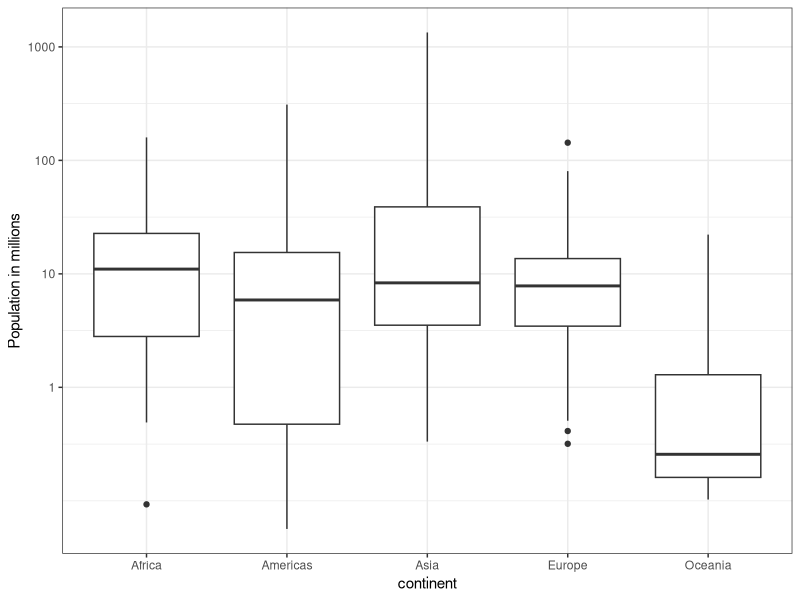

Source code (R):
## ---- chunk 1
    library(tidyverse)
    library(dslabs)
    ds_theme_set()
    data(gapminder)
    tab <- gapminder %>% filter(year == 2010) %>% group_by(continent) %>% select(continent, population)  
    tab %>% ggplot(aes(x=continent, y=population/10^6)) + 
      geom_boxplot() + 
      scale_y_continuous(trans = "log10", breaks = c(1,10,100,1000)) + ylab("Population in millions")
